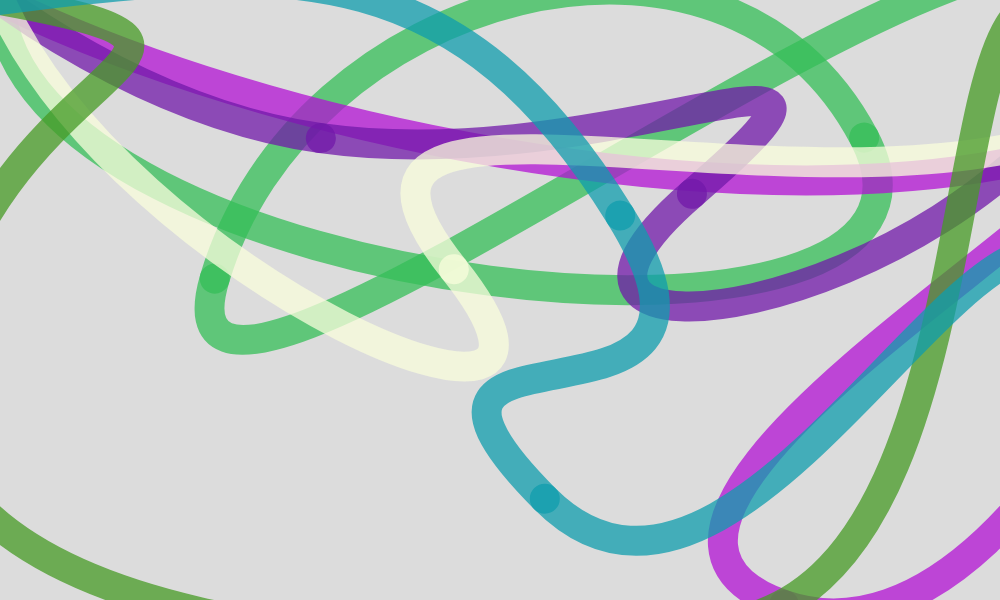
Frame 1 (no input)
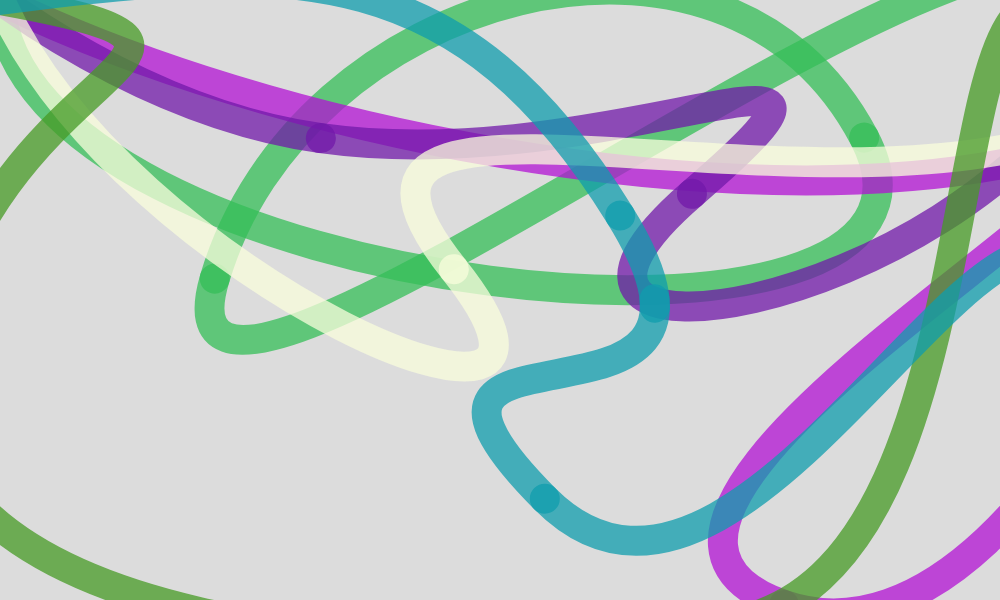
Frame 60 (no input)
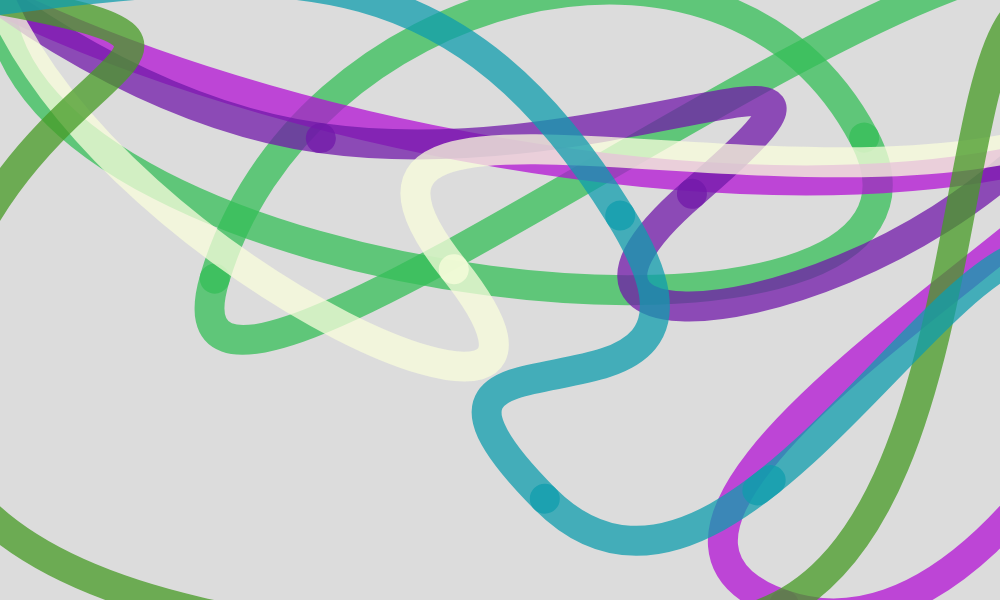
Frame 120 (the mouse pressed at the canvas centre since frame 60)

The p5.js sketch that drew these frames (run headless with seeded random() and noise() and a simulated clock; from frame 60 on, the mouse is pressed at the canvas centre):

// p5.js sketch
// ── sketch.js
let cadenas = [];
let otraCadena = [];
let camina;

function setup() {
  createCanvas(1000, 600);
  

  for (let i = 0; i < random(4, 6); i++) {
    let estaCad = new Cadena();
    for (let j = 0; j < 2; j++) {
      estaCad.click(random(-100, width + 100), random(-100, height + 100));
    }
    estaCad.fin();
    cadenas.push(estaCad);
  }

  this.otraCadena = new Cadena(); 

  for (let j = 0; j < 2; j++) {
    this.otraCadena.click(random(100, width - 100), random(100, height - 100));
  }
  this.otraCadena.fin();

  this.camina = new Caminante(this.otraCadena);

}

function draw() {
  background(220);
  noFill();
  
  for (let i = 0; i < cadenas.length; i++) {
    cadenas[i].dibujar();
  }

  this.otraCadena.dibujar();

  this.camina.dibujar();
  this.camina.avanzar();
}

function mousePressed() {
  if(mouseButton == RIGHT) {
    cadenas.pop();
  }
}

// ── cadena.js
class Cadena {

    constructor() {
        this.lista = [];
        this.x = 0;
        this.y = 0;
        this.radio = 300;
        this.estado = "primero";
        this.color = color(random(255), random(255), random(255), 190);
    }

    click(x_, y_){
        if (this.estado === "espera") {
            this.x = x_;
            this.y = y_;
            this.estado = "primero";
          } else if (this.estado === "primero") {
            let curva = new Curva(this.x, this.y, x_, y_, this.radio);
            this.lista.push(curva);
            this.estado = "siguientes";
            this.x = x_;
            this.y = y_;
          } else if (this.estado === "siguientes") {
            let ultimo = this.lista[this.lista.length - 1];
            let curva = new Curva(this.x, this.y, x_, y_, this.radio);
            curva.setAngulo1(ultimo.angulo2 + PI);
            this.lista.push(curva);
            this.x = x_;
            this.y = y_;
          } 
    }

    fin() {
        let ultimo = this.lista[this.lista.length - 1]
        let curva = new Curva(this.x, this.y, width + 100, random(0, height - 100), this.radio);
        curva.setAngulo1(ultimo.angulo2 + PI);
        this.lista.push(curva);
    }

    dibujar() {
        stroke(this.color);
        if (this.estado === "primero") {
          this.cruz(this.x, this. y);
        } else if (this.estado === "siguientes") {
          for (let i = 0; i < this.lista.length; i++) {
            this.lista[i].dibujar();
          }
        }
      }
}
// ── caminanteBezier.js
class Caminante {

    constructor(cadena_) {
        this.cadena = cadena_;
        this.cantidadPasos = 50;
        this.paso = 0;
        this.contTramo = 0;
        this.anteX = -1;
        this.anteY = -1;
    }

    avanzar() {
        this.paso++;
        if(this.paso > this.cantidadPasos){
            this.paso = 0;
            this.contTramo++;
        }
    }

    dibujar() { 
        if(this.contTramo < this.cadena.lista.length) {
            let c = this.cadena.lista[this.contTramo];
            let pos = map(this.paso, 0, this.cantidadPasos, 0.0, 1, 0);

            let esteX = bezierPoint(c.x1_, c.x2_, c.x3_, c.x4_, pos);
            let esteY = bezierPoint(c.y1_, c.y2_, c.y3_, c.y4_, pos);

            if(this.anteX != -1){
                line(this.anteX, this.anteY, esteX, esteY);
            }

            this.anteX = esteX;
            this.anteY = esteY;
        }
    }
}

// ── curva.js
class Curva{

    constructor(x1, y1, x4, y4, radio){
            this.x1_ = x1;
            this.y1_ = y1;
            this.x4_ = x4;
            this.y4_ = y4;
            this.angulo1 = random(radians(360));
            this.radio1 = radio;
            this.angulo2 = random(TWO_PI);
            this.radio2 = radio;
            
            this.setAngulo1(this.angulo1);
            this.setAngulo2(this.angulo2);

    }

    dibujar(){
        strokeWeight(30);
        bezier(this.x1_, this.y1_, this.x2_, this.y2_, this.x3_, this.y3_, this.x4_, this.y4_);

    }

    setAngulo1(nuevoAngulo) {
        this.angulo1 = nuevoAngulo;
        this.x2_ = this.x1_ + this.radio1 * cos(this.angulo1);
        this.y2_ = this.y1_ + this.radio1 * sin(this.angulo1);
    }
    
    setAngulo2(nuevoAngulo) {
        this.angulo2 = nuevoAngulo;
        let dx = this.radio2 * cos(this.angulo2);
        let dy = this.radio2 * sin(this.angulo2);
        this.x3_ = this.x4_ + dx;
        this.y3_ = this.y4_ + dy;
    }

    setRadio1(nuevoRadio){
        this.radio1 = nuevoRadio; 
        this.x2_ = this.x1_ + this.radio1 * cos(this.angulo1);
        this.y2_ = this.y1_ + this.radio1 * sin(this.angulo1);
    }
        
    setRadio2(nuevoRadio){
        this.radio2 = nuevoRadio; 
        this.x3_ = this.x4_ + this.radio2 * cos(this.angulo2);
        this.y3_ = this.y4_ + this.radio2 * sin(this.angulo2);
    }
}
